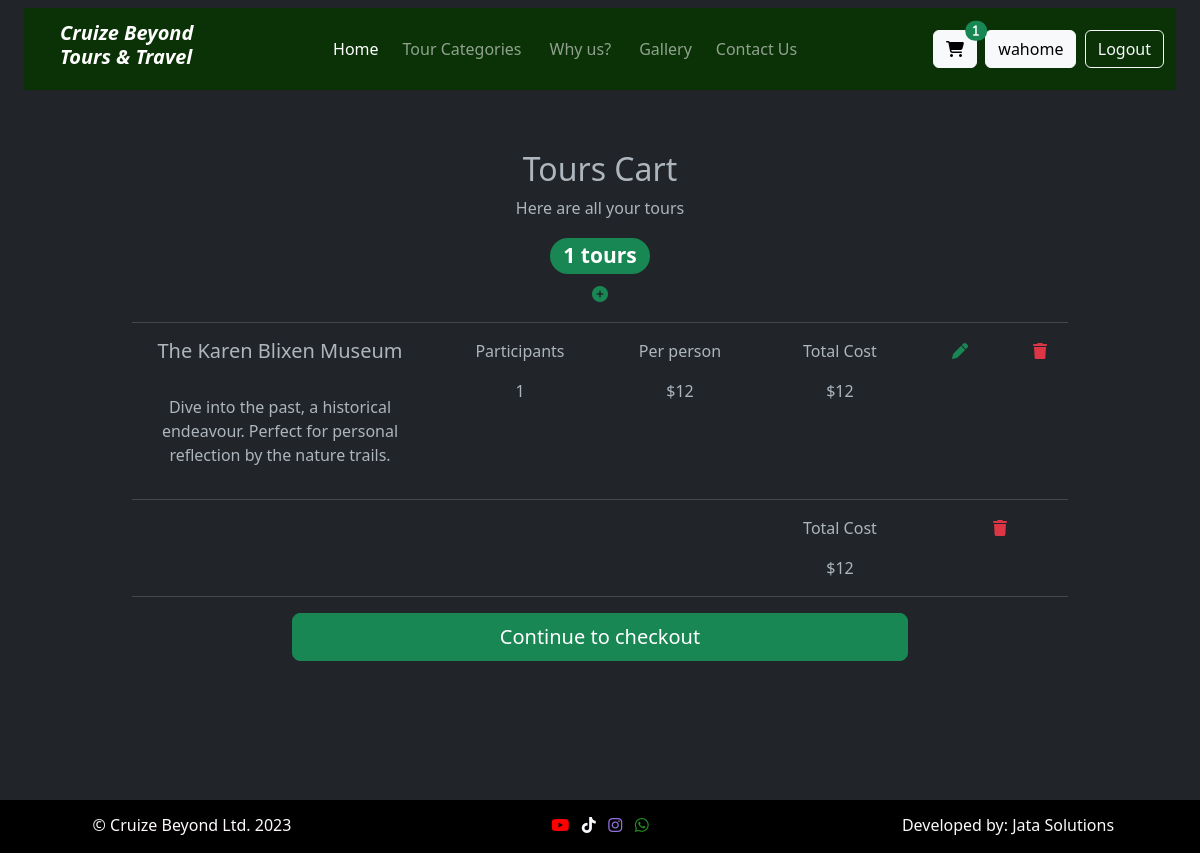
Screenshot of /cart/ (signed in) with the database file from the repository.
### base/models.py (models this page shows, shortened)
class User(AbstractUser):
    email = models.EmailField(unique=True)
    USERNAME_FIELD = 'email'
    REQUIRED_FIELDS = ['username']
    def __str__(self):
        return self.username

class Booking(models.Model):
    user = models.ForeignKey(User, on_delete=models.SET_NULL, null=True, related_name="booking_user")
    tour = models.ForeignKey(Destination, on_delete=models.SET_NULL,null=True, related_name="booking_tour")
    slots = models.IntegerField()
    start_date = models.DateField(blank=True, null=True)
    end_date = models.DateField(blank=True, null=True)
    tour_time = models.CharField(max_length=200, blank=True, null=True)
    date = models.DateTimeField(auto_now_add=True)
    booking_total = models.IntegerField(blank=True, null=True)  # Add this field
    discounted_total = models.IntegerField(blank=True, null=True)

class Destination(models.Model):
    categories = [
        ('Excursions', 'Excursions'),
        ('Safari Tours', 'Safari Tours'),
        ('Farm Tours', 'Farm Tours'),
        ('Hiking and Adventures Tours', 'Hiking and Adventures Tours')
    ]
    category = models.CharField(max_length=50, choices=categories)
    description = models.CharField(max_length=200, null=True)
    name = models.CharField(max_length=250, null=True)
    duration = models.IntegerField(null=True)
    amount = models.IntegerField(null=True)
    discount = models.IntegerField(blank=True, null=True)
    about = models.TextField(null=True, blank=True)
    notes = models.TextField(null=True, blank=True)
    schedule = models.TextField(null=True, blank=True)
    itinerary = models.TextField(null=True, blank=True)
    discounted_total = models.IntegerField(blank=True, null=True)
    likes = models.ManyToManyField(User, related_name="tour_like", blank="true")
    poster = models.ImageField()

### base/views.py (the view)
# urls.py: path("cart/", views.cart, name="cart"),
@login_required(login_url="signin")
def cart(request):
        tour = Destination.objects.all()
        try:
            carts = Cart.objects.get(user=request.user, cleared=False)
        except:
            carts = Cart.objects.create(user=request.user, cleared=False)
        ncart = carts.booking.count()
        print(ncart)
        cart_id = carts.id
        cart = Booking.objects.filter(booking=cart_id)
        tours = carts.booking
        tour_count = tours.count()
        total = 0
        for booking in cart:
            tour_amount = booking.tour.amount
            slots = booking.slots
            booking_total = tour_amount * slots
            total += booking_total
        context = {
            "carts" : cart,
            "counts" : tour_count,
            "total" : total,
            "id" : cart_id,
            'ncart' : ncart,
            "tour" : tour
        }
        return render(request, "cart.html", context)

### templates/cart.html (shortened to what this page needs)
{% extends 'header.html' %}
{% block content %}
{% load static %}
<div class="container min-vh-100" id="cartContainer">
  <div class="row justify-content-center text-center" id="cartHeader">
    <div class="col-sm-6">
      <h2>Tours Cart</h2>
      <p>Here are all your tours</p>
    </div>
  </div>
  {% if counts == 0 %}
  <center><p>You currently don't have any tours in your cart. Kindly book tours by going back to <a href="/#toursContainer">Home</a></p></center>
  {% else %}
  <div class="row justify-content-center text-center">
    <div class="col-sm-2">
      <h3><span class="badge bg-success rounded-pill">{{ncart}} tours</span></h3>
      <a class="link-success"><i class="fa fa-plus-circle" aria-hidden="true" data-bs-toggle="modal" data-bs-target="#exampleModal"></i><p>add new tour</p></a>
    </div>
  </div>
  <hr>
  {% for cart in carts %}
    <div class="row text-center" id="item2Container">
      <div class="col-sm-4">
        <h5>{{cart.tour.name}}</h5>
        <br>
        <p>{{cart.tour.description}}</p>
      </div>
      <div class="col-sm-2 text-center">
        <p>Participants</p>
        <p>{{cart.slots}}</p>
      </div>
      <div class="col-sm-2 text-center">
        <p>Per person</p>
        ${{cart.tour.amount}}
      </div>
      <div class="col-sm-2 text-center">
        <p>Total Cost</p>
        ${{cart.booking_total}}
      </div>
      <div class="col-sm-1 text-center">
        <a class="link-success" type="button" data-bs-toggle="modal" data-bs-target="#exampleModal{{cart.id}}" ><i class="fa-solid fa-pen"></i><p>edit</p></a>
      </div>
      <div class="col-sm-1 text-center">
        <a class="link-danger" href="{% url 'delete_tour' cart.id %} "><i class="fa-solid fa-trash"></i><p>delete</p></a>
      </div>
    </div>
    <hr>
  {% endfor %}
  <div class="row text-center" id="item5Container">
    <div class="col-sm-8">
    </div>
    <div class="col-sm-2 ">
      <p>Total Cost</p>
      ${{total}}
    </div>
    <div class="col-sm-2 ">
      <a class="link-danger" href="{% url 'delete_cart' id %}"><i class="fa-solid fa-trash"></i><p>clear cart</p></a>
    </div>
  </div>
  <hr>
  <div class="row pb-3 justify-content-center">
    <div class="col-sm-8">
      <a class="btn btn-lg btn-success d-block" role="button" href="{% url 'checkout' id %}">Continue to checkout</a>
    </div>
  </div>
  {% endif %}
</div>
{% endblock content %}

### templates/includes/navigation.html (shortened to what this page needs)
<nav class="navbar navbar-expand-sm navbar-dark fixed-top mt-2 mx-4" id="indexNavbar">
    <div class="container-fluid">
        <a class="navbar-brand me-1 ms-4" href= {% url 'home' %}>
            <h5><i><strong>Cruize Beyond <br> Tours & Travel</strong></i></h5>
        <div class="collapse navbar-collapse justify-content-center" id="navbarContent">
            <ul class="navbar-nav mb-2 mb-lg-0">
                <li class="nav-item mx-md-1">
                    <a class="nav-link active" aria-current="page" href= '/#homeContainer'>Home</a>
                </li>
                <li class="nav-item mx-md-1">
                    <a class="nav-link" href="/#toursContainer">Tour Categories</a>
                </li>
                <li class="nav-item mx-md-2">
                    <a class="nav-link" href="/#aboutContainer">Why us?</a>
                </li>
                <li class="nav-item mx-md-1">
                    <a class="nav-link" href={% url 'gallery'%}>Gallery</a>
                </li>
                <li class="nav-item mx-md-1">
                    <a class="nav-link" href={% url 'contact'%}>Contact Us</a>
                </li>
            </ul>
        </div>
        <a class="btn btn-light position-relative" role="button" href={% url "cart"%}>
            <i class="fa-solid fa-cart-shopping">
                {% with cart_count=user.user_cart.count %}
                    {% if cart_count > 0 %}
                        <span class="position-absolute top-0 start-100 translate-middle badge rounded-pill bg-success">
                        {{ cart_count }}
                        </span>
                    {% endif %}
                {% endwith %}
            </i>
        {% if user.is_authenticated %}
        <button type="button" class="btn btn-light">{{user}}</button>
        <a role="button" class="btn btn-outline-light" href={% url "logout"%}>Logout</a>
        {% endif %}
    </div>
</nav>

### static/css/style.css (style rules this page uses)
.navbar { position: fixed; margin: 20px 20px; background-color: rgba(8, 54, 0, 0.85); }
#cartHeader { padding-top: 150px; }
#tourDetailsHeader a, a { text-decoration: none !important; color: #fff; }

### static/css/checkout.css (style rules this page uses)
.container { max-width: 960px; }

### rows the page displays
User: username "wahome"
Booking: tour.name "The Karen Blixen Museum", tour.description "Dive into the past, a historical endeavour. Perfect for personal reflection by the nature trails.", slots "1", tour.amount "12", booking_total "12"

### other values shown
{{ cart_count }} "1"
{{ ncart }} "1"
{{ total }} "12"
